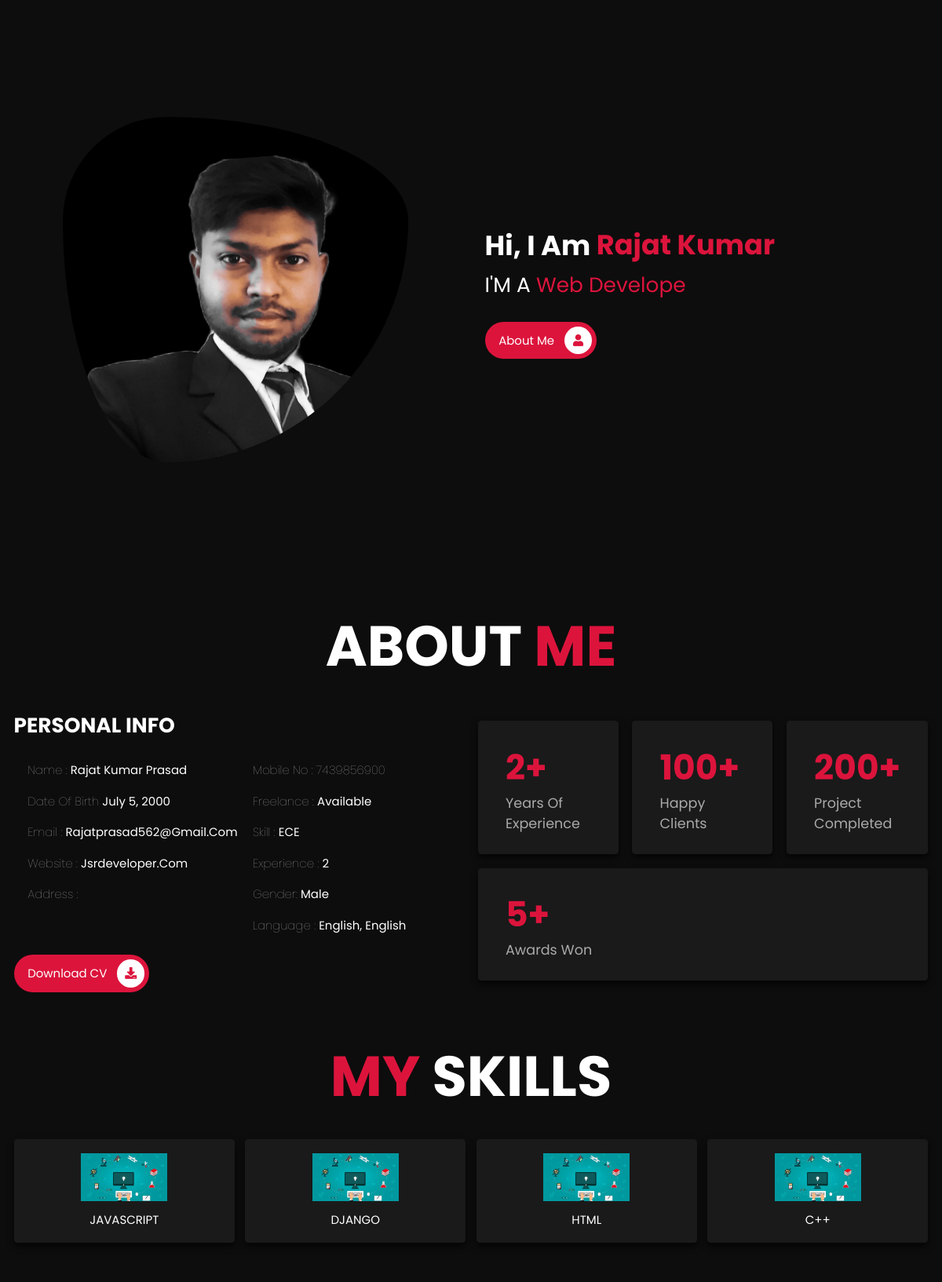
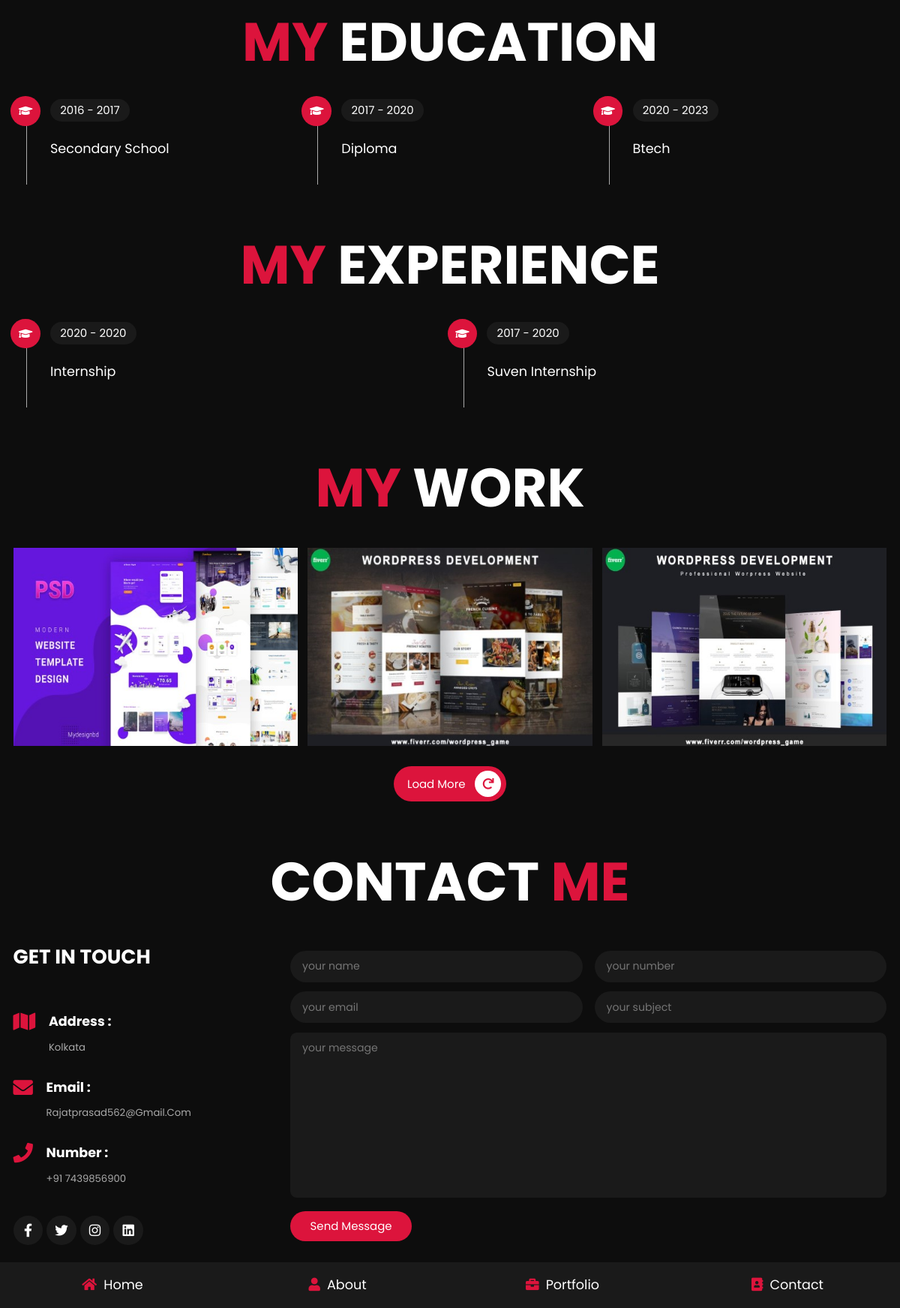
The page / on the database its author committed (2 pictures, top to bottom).
### home/models.py (models this page shows)
class Home(models.Model):
    salutation=models.CharField(max_length=200)
    skills1=models.CharField(max_length=200, blank=True)
    skills2=models.CharField(max_length=200,blank=True)
    skills3=models.CharField(max_length=200, blank=True)
    skills4=models.CharField(max_length=200,blank=True)
    desc=tinymce_models.HTMLField()
    your_image=models.ImageField(upload_to="media")

class about(models.Model):
    display_Name=models.CharField(max_length=50, blank=True)
    email=models.EmailField()
    Date_of_Birth=models.DateField(blank=True)
    Phone=models.CharField(max_length=10)
    website=models.CharField(max_length=50, blank=True)
    First_language=models.CharField(max_length=50, blank=True)
    Second_language=models.CharField(max_length=50, blank=True)
    Degree=models.CharField(max_length=50, blank=True)
    sex=models.CharField(max_length=50)
    Experience=models.IntegerField(blank=True)
    Clients=models.IntegerField(blank=True)
    Awards=models.IntegerField(blank=True)
    Projects=models.IntegerField(blank=True)
    Address=models.CharField(max_length=100)
    Resume=models.FileField(upload_to="media")

class skills(models.Model):
    skill_No=models.IntegerField()
    skills_title=models.CharField(max_length=50)
    konwledge_percentage=models.IntegerField(blank=True)
    icon=models.ImageField(upload_to= "media",default="media/default.jpg")

class education(models.Model):
    course_name=models.CharField(max_length=100)
    course_desc=tinymce_models.HTMLField()
    strt_year1=models.CharField(max_length=4)
    end_year1=models.CharField(max_length=4)

class experience(models.Model):
    exp_title=models.CharField(max_length=500)
    strt_year=models.CharField(max_length=4)
    end_year=models.CharField(max_length=4)
    exp_desc=tinymce_models.HTMLField()

class projects(models.Model):
    project_no=models.IntegerField()
    links=models.CharField(max_length=150)
    Portfolio_picture=models.ImageField(upload_to="media")
    project_desc=models.TextField(blank=True)

class contact(models.Model):
    some_text=models.TextField(blank=True)
    email_id=models.EmailField()
    contact_no=models.CharField(max_length=10)
    website_name=models.CharField(max_length=50,blank=True)
    office=models.CharField(max_length=200)
    facebook=models.CharField(max_length=200,blank=True)
    linkedin=models.CharField(max_length=200,blank=True)
    twitter=models.CharField(max_length=200,blank=True)
    instagram=models.CharField(max_length=200,blank=True)

### mywebsite/views.py (the view)
# urls.py: path('',views.index),
def index(request):
    about_data=about.objects.all()
    my_data=Home.objects.all()
    skills_data=skills.objects.all()
    education_data=education.objects.all()
    experience_data=experience.objects.all()
    services_data=services.objects.all()
    projects_data=projects.objects.all()[:6]
    contact_data=contact.objects.all()
    form_data=Messages.objects.all()
    ''' form'''
    try:
        if request.method=="POST":
            mail_id=request.POST.get("mails")
            Name1=request.POST.get("Name1")
            subject=request.POST.get("subject")
            msg=request.POST.get("text2")
            mob=request.POST.get("sender_mobile")
            formdata=Messages(username=Name1,user_mail_id=mail_id,Subject=subject,content=msg,sender_mobile=mob)
            formdata.save()
            send_mail(subject,msg,'jsrdevops@gmail.com',['rajatprasad562@gmail.com'],fail_silently=True)
    except:
        pass
    context={'intro':about_data,'Name':my_data,'skill':skills_data,'education':education_data,'experience':experience_data,'service':services_data,'project':projects_data,'contacts':contact_data}
    return render(request,"index.html",context)

### templates/index.html (shortened to what this page needs)
<!DOCTYPE html>
<html lang="en">
<head>
    <link rel="stylesheet" href="https://cdnjs.cloudflare.com/ajax/libs/font-awesome/5.15.4/css/all.min.css">
    <link rel="stylesheet" href="/static/css/mystyle.css">
</head>
<body>
<nav class="navbar">
    <a href="#home"> <i class="fas fa-home"></i> <span>home</span> </a>
    <a href="#about"> <i class="fas fa-user"></i> <span>about</span> </a>
    <a href="#portfolio"> <i class="fas fa-briefcase"></i> <span>portfolio</span> </a>
    <a href="#contact"> <i class="fas fa-address-book"></i> <span>contact</span> </a>
</nav>
<section class="home" id="home">
     {% for i in Name %}
    <div class="image">
        <img src="media/{{i.your_image}}" alt="">
    </div>
    <div class="content">
        <h3>hi, i am <span id="myname">{{ i.salutation }}</span></h3>
              <span id ="st">I'M A <span class="txt-rotate" data-period="20" data-rotate='[ "{{i.skills1}}", "Nutritious.", "Delicious.", "fun!" ]'> i am </span></span>
        <p>{{i.desc|safe}}</p>
        <a href="#about" class="btn"> about me <i class="fas fa-user"></i> </a>
    </div>
{% endfor %}
</section>
<section class="about" id="about">
    <h1 class="heading"> about <span>me</span> </h1>
    <div class="row">
          {% for about in intro %}
        <div class="info-container">
            <h1>personal info</h1>
            <div class="box-container">
                <div class="box">
                    <h3> <span>name : </span> {{about.display_Name}} </h3>
                    <h3> <span>Date of Birth </span> {{about.Date_of_Birth}} </h3>
                    <h3> <span>email : </span> {{about.email}} </h3>
					 <h3> <span>website : </span> {{about.website}}</h3>
                    <h3> <span>address : </span> {{about.Adress}} </h3>
                </div>
                <div class="box">
					<h3> <span>Mobile No : {{about.Phone}}</span> </h3>
                    <h3> <span>freelance : </span> available </h3>
                    <h3> <span>skill : </span> {{about.Degree}} </h3>
                    <h3> <span>experience : </span> {{about.Experience}} </h3>
					<h3> <span>Gender: </span>{{about.sex}}</h3>
                    <h3> <span>language : </span> {{about.First_language}}, english </h3>
                </div>
            </div>
            <a href="media/{{about.Resume}}" download class="btn"> download CV <i class="fas fa-download"></i> </a>
        </div>
        <div class="count-container">
            <div class="box" id="experience" >
                <h3 >{{about.Experience}}+</h3>
                <p >years of experience</p>
            </div>
            <div class="box" id="experience">
                <h3>{{about.Clients}}+</h3>
                <p>happy clients</p>
            </div>
            <div class="box" id="experience">
                <h3>{{about.Projects}}+</h3>
                <p>project completed</p>
            </div>
            <div class="box" id="experience">
                <h3>{{about.Awards}}+</h3>
                <p>awards won</p>
            </div>
        </div>
     {% endfor %}
    </div>
</section>
<section class="skills" id="skills">
    <h1 class="heading"> <span>my</span> skills </h1>
    <div class="box-container">
	{% for skill in skill %}
        <div class="box">
            <img src="/media/{{skill.icon}}">
            <h3>{{skill.skills_title}}</h3>
        </div>
       	{% endfor %}
    </div>
</section>
<section class="education" id="education">
    <h1 class="heading"> <span>my</span> education </h1>
    <div class="box-container">
		{% for edu in education %}
        <div class="box">
            <i class="fas fa-graduation-cap"></i>
            <span>{{edu.strt_year1}} - {{edu.end_year1}}</span>
            <h3>{{edu.course_name}}</h3>
        </div>
    {% endfor %}
    </div>
</section>
<section class="education" id="education">
    <h1 class="heading"> <span>my</span> experience </h1>
    <div class="box-container">
		{% for exp in experience %}
        <div class="box">
            <i class="fas fa-graduation-cap"></i>
            <span>{{exp.strt_year}} - {{exp.end_year}}</span>
            <h3>{{exp.exp_title}}</h3>
        </div>
    {% endfor %}
    </div>
</section>
<section class="portfolio" id="portfolio">
    <h1 class="heading"> <span>my</span> work </h1>
    <div class="box-container">
		{% for projects in project reversed %}
        <div class="box">
            <img src="/media/{{projects.Portfolio_picture}}" alt="">
        </div>
		{% endfor %}
        </div>
    <a href="/mywork" class="btn"> load more <i class="fas fa-redo"></i> </a>
</section>
<section class="contact" id="contact">
<h1 class="heading"> contact <span>me</span> </h1>
<div class="row">
    <div class="info-container">
        <h1>get in touch</h1>
{% for c in contacts %}
        <p> {{c.some_text}}</p>
        <div class="box-container">
            <div class="box">
                <i class="fas fa-map"></i>
                <div class="info">
                    <h3>address :</h3>
                    <p>{{c.office}}</p>
                </div>
            </div>
            <div class="box">
                <i class="fas fa-envelope"></i>
                <div class="info">
                    <h3>email :</h3>
                    <p>{{c.email_id}}</p>
                </div>
            </div>
            <div class="box">
                <i class="fas fa-phone"></i>
                <div class="info">
                    <h3>number :</h3>
                    <p>+91 {{c.contact_no}}</p>
                </div>
            </div>
        </div>
        <div class="share">
            <a href="{{c.facebook}}" class="fab fa-facebook-f"></a>
            <a href="{{c.twitter}}" class="fab fa-twitter"></a>
            <a href="{{c.instagram}}" class="fab fa-instagram"></a>
            <a href="{{c.linkedin}}" class="fab fa-linkedin"></a>
        </div>
			{% endfor %}
    </div>
    <form method="POST" >
        <div class="inputBox">
            <input type="text" name="Name1" placeholder="your name">
            <input type="number" name="sender_mobile" placeholder="your number">
        </div>
        <div class="inputBox">
            <input type="email" name="mails" placeholder="your email">
            <input type="text" name="subject" placeholder="your subject">
        </div>
        <textarea name="text2" placeholder="your message" id="" cols="30" rows="10"></textarea>
        <input type="submit" value="send message" class="btn">
    </form>
</div>
</section>
</body>
</html>

### rows shown on the page
Home: your_image (picture), salutation "Rajat Kumar"
about: display_Name "Rajat Kumar Prasad", Date_of_Birth "July 5, 2000", email "Rajatprasad562@gmail.com", website "Jsrdeveloper.com", Phone "7439856900", Degree "ECE", Experience "2", sex "Male", First_language "English", Clients "100", Projects "200", Awards "5"
skills: icon (placeholder picture), skills_title "JAVASCRIPT"
skills: icon (placeholder picture), skills_title "DJANGO"
skills: icon (placeholder picture), skills_title "HTML"
skills: icon (placeholder picture), skills_title "C++"
education: strt_year1 "2016", end_year1 "2017", course_name "Secondary School"
education: strt_year1 "2017", end_year1 "2020", course_name "Diploma"
education: strt_year1 "2020", end_year1 "2023", course_name "Btech"
experience: strt_year "2020", end_year "2020", exp_title "Internship"
experience: strt_year "2017", end_year "2020", exp_title "Suven Internship"
projects: Portfolio_picture (picture)
projects: Portfolio_picture (picture)
projects: Portfolio_picture (picture)
contact: office "Kolkata", email_id "Rajatprasad562@gmail.com", contact_no "7439856900"
